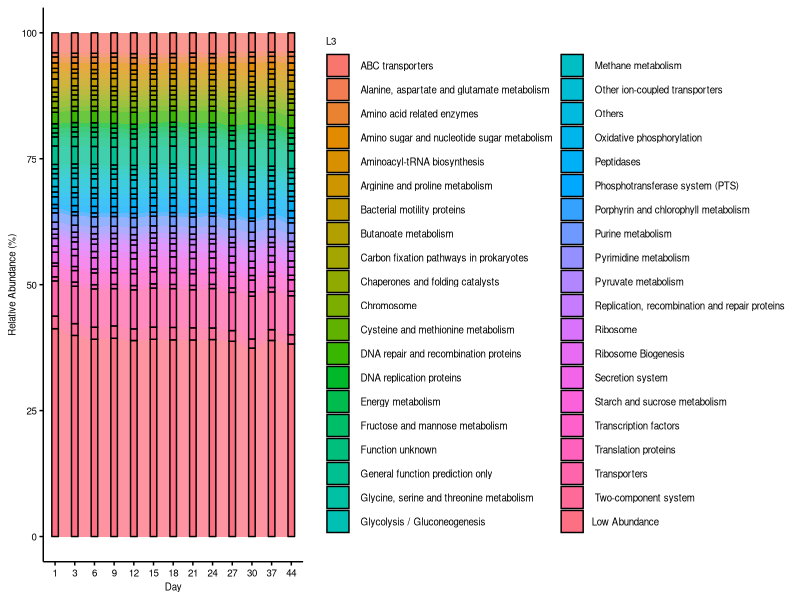

R code for this plot:
# Ying Zhu, so_zy2003@126.com
# 2021-07


rm(list=ls()) # clean enviroment object
library("reshape2", quietly=T, warn.conflicts=F)
library(ggalluvial)

# Set ggplot2 drawing parameter
main_theme = theme(panel.background=element_blank(),
                   panel.grid=element_blank(),
                   axis.line.x=element_line(size=.5, colour="black"),
                   axis.line.y=element_line(size=.5, colour="black"),
                   axis.ticks=element_line(color="black"),
                   axis.text=element_text(color="black", size=7),
                   legend.position="right",
                   legend.background=element_blank(),
                   legend.key=element_blank(),
                   legend.text= element_text(size=7),
                   text=element_text(family="sans", size=7))

#  Design of experiment
design = read.table("metadata.txt", header=T, row.names= 1, sep="\t") 

# raw reads count of each ko in each sample

ko3 <-read.delim("ko3.txt",  header=T, sep="\t", comment.char = "#")

library(tidyr)
ko3 <-  separate(ko3,KEGG_Pathways,into=c("L1", "L2", "L3"), sep=";")
rownames(ko3) <-ko3$L3 


kegg <- ko3[,-1]


kegg <- kegg[,-(152:154)]
tax_count_sum <- kegg


per = t(t(tax_count_sum)/colSums(tax_count_sum,na=T)) * 100 # normalization to total 100


# plot for each age group
mean_sort = per[(order(-rowSums(per))), ] # decrease sort
colSums(mean_sort)

# the top 10
mean_sort=as.data.frame(mean_sort)
other = colSums(mean_sort[40:dim(mean_sort)[1], ])
mean_sort = mean_sort[1:(40-1), ]
mean_sort = rbind(mean_sort,other)
rownames(mean_sort)[40] = c("Low Abundance")
# write.table(mean_sort, file="Top10ko3.txt", append = F, sep="\t", quote=F, row.names=T, col.names=T)
topN=rownames(mean_sort)


mean_sort <- mean_sort[,rownames(design)]


mat=mean_sort

mat_t = t(mat)

mat_t2 = merge(design[c("Day")], mat_t, by="row.names")

mat_t2 = mat_t2[,-1]

mat_mean = aggregate(mat_t2[,-1], by=mat_t2[1], FUN=mean) # mean
mat_mean_final = do.call(rbind, mat_mean)[-1,]

geno = mat_mean$Day
colnames(mat_mean_final) = geno

mat_mean_final = as.data.frame(mat_mean_final)
mat_mean_final$L3 = rownames(mat_mean_final)


data_all = as.data.frame(melt(mat_mean_final, id.vars=c("L3")))


p = ggplot(data_all, aes(x=variable, y = value, fill = L3 )) + 
  geom_bar(stat = "identity",position="fill", width=0.7)+ 
  scale_y_continuous(labels = scales::percent) + 
  labs(x="Day", y="Relative Abundance (%)")+main_theme
tax.stack=p

# alluvium
p = ggplot(data = data_all, aes(x = variable, y = value, alluvium = L3, stratum=L3)) +
  geom_alluvium(aes(fill = L3), alpha = 0.75) +
  geom_stratum(aes(fill=L3))+
  labs(x="Day", y="Relative Abundance (%)")+
  main_theme 

tax.alluvium=p

tax.alluvium

# ggsave("tax_alluvium_ko3_top40_group.pdf", tax.alluvium, width = 12, height = 5)

